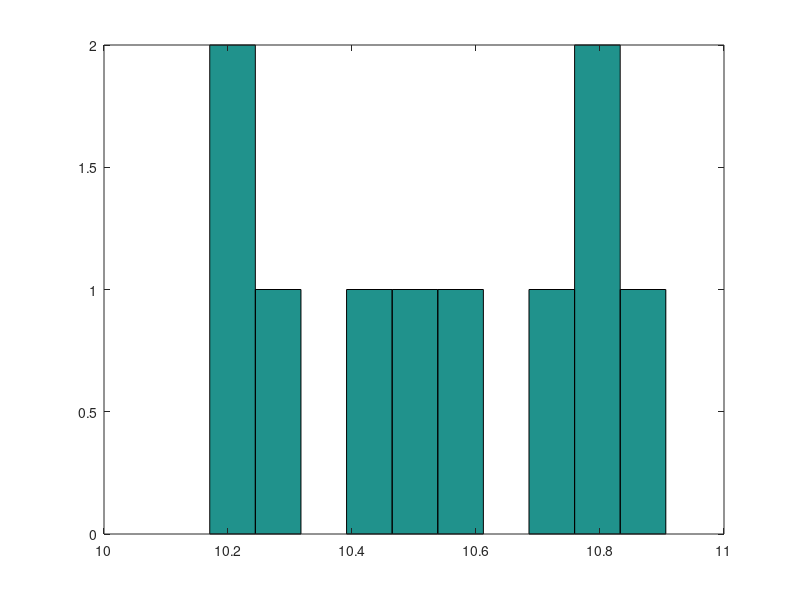

MATLAB code to generate this figure:
disp("Hello World");

a=[1 2; 3 4]

eye(5) %Gives Identity matrix

c=10; %semicolon supresses the outpu

x=1:1:10 %A matrix of single row starting with 1 and ending with 10 incremented by 1

ones(2,3)

w=rand(3,3) %Generates a matrix with random numbers

v=6+sqrt(16)+rand(1,10)

hist(v)

help eye